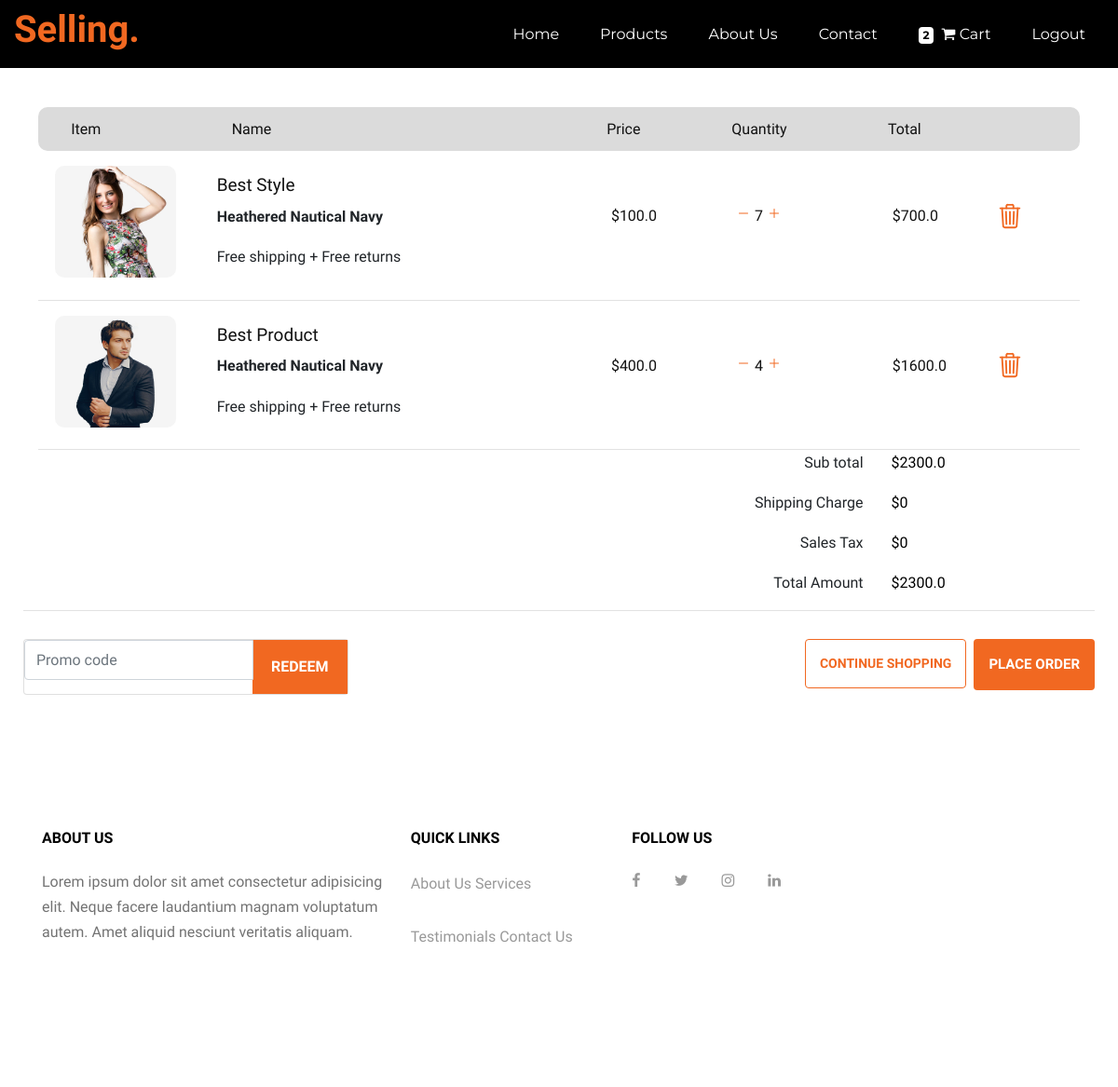
Page /order-summary/ (signed in) on the committed database.
### core/models.py (models this page shows, shortened)
class Order(models.Model):
    user = models.ForeignKey(settings.AUTH_USER_MODEL, on_delete=models.CASCADE )
    ref_code = models.CharField(max_length = 20)
    items = models.ManyToManyField(OrderItem)
    start_date = models.DateTimeField(auto_now_add=True)
    ordered_date = models.DateTimeField()
    ordered = models.BooleanField(default=False)
    Shipping_adress = models.ForeignKey(
        'Adress',related_name='shipping_adress', on_delete=models.SET_NULL, blank=True, null=True)
    billing_adress = models.ForeignKey(
        'Adress',related_name='billing_adress', on_delete=models.SET_NULL, blank=True, null=True) #to know where to send the product
    payment = models.ForeignKey(
        'Payment', on_delete=models.SET_NULL, blank = True, null=True)
    coupon = models.ForeignKey(
        'Coupon', on_delete=models.SET_NULL, blank = True, null=True)
    being_delevering = models.BooleanField(default=False)
    received = models.BooleanField(default=False)
    refund_requested = models.BooleanField(default=False)
    refund_granted = models.BooleanField(default=False)
    def get_total(self):
        total = 0
        for order_item in self.items.all():
            total += order_item.get_final_price()
        if self.coupon:
            total -= self.coupon.amount
        return total
    '''
    1.item added to cart
    2.Adding a billing adress
        (Failed checkout)
    3. Payment
    (preprocessing, processing, packaging etc.)
    4.Being delivered
    5.Recived
    6.Refunds
    '''

class OrderItem(models.Model):
    user = models.ForeignKey(settings.AUTH_USER_MODEL, on_delete=models.CASCADE)
    ordered = models.BooleanField(default=False)
    item = models.ForeignKey(Item, on_delete=models.CASCADE)
    quantity = models.IntegerField(default=1)
    def get_total_item_price(self):
        return self.quantity * self.item.price
    def get_final_price(self):
        if self.item.discount_price:
            return self.get_total_discount_item_price()
        return self.get_total_item_price()

class Item(models.Model):
    title = models.CharField(max_length=100)
    price = models.FloatField()
    discount_price = models.FloatField(blank=True, null=True)
    category = models.CharField(choices = CATEGORY_CHOICES, max_length=2)
    label = models.CharField(choices = LABEL_CHOICES, max_length=1)
    slug = models.SlugField()
    description = models.TextField()
    image = models.ImageField(blank=True, null=True)

### core/views.py (the view)
# urls.py: path('order-summary/', OrderSummaryView.as_view(), name='order-summary'),
class OrderSummaryView(LoginRequiredMixin, View):
    def get(self, *args, **kwargs):
        try:
            form = CouponForm()
            order = Order.objects.get(user=self.request.user, ordered=False)
            context = {
                'object': order,
                'couponform':form,
                'DISPLAY_COUPON_FORM': True
            }
            return render(self.request, 'order_summary.html', context)
        except ObjectDoesNotExist:
            messages.warning(self.request, "You do not have an active order")
            return redirect("/")

### core/forms.py
class CouponForm(forms.Form):
    code = forms.CharField(widget=forms.TextInput(attrs = {
        'class':'form-control',
        'placeholder':'Promo code' ,
        'aria-label':'Recipient\'s username',
        'aria-describedby':'basic-addon2',
    }))

### core/templatetags/cart_template_tags.py (called while the page is built)
@register.filter
def cart_item_count(user):
    if user.is_authenticated:
        qs = Order.objects.filter(user=user, ordered=False)
        if qs.exists():
            return qs[0].items.count()
    return 0

### core/templates/order_summary.html (shortened to what this page needs)
{% extends 'base.html' %}
{% block content %}
{% load static %}
{% load cart_template_tags %}
{% include "navbar_page.html" %}
<main>
  <div style="border-bottom: 0.5px solid rgb(226, 226, 226);" class="basket">
    <div class="basket-labels">
      <ul>
        <li class="item item-heading">Item</li>
        <li class="name">Name</li>
        <li class="price">Price</li>
        <li class="quantity">Quantity</li>
        <li class="subtotal">Total</li>
      </ul>
    </div>
    {% for order_item in object.items.all %}
    <div class="basket-product">
      <div class="item">
        <div class="product-image">
          <img src="{{ order_item.item.image.url }}" style="width: 130px !important;" height="120" alt="Placholder Image 2" class="product-frame">
        </div>
      </div>
      <div class="product-details ">
        <h1 class="product-padding">{{ order_item.item.title }}</h1>
        <p><strong>Heathered Nautical Navy</strong></p>
        <p>Free shipping + Free returns</p>
      </div>
      <div class="price padding">${{ order_item.item.price }}</div>
      <div class="quantity padding">
        <a  href="{% url 'core:remove_item_from_cart' order_item.item.slug %}"><ion-icon style="color: #f16821; " name="remove-outline"></ion-icon></ion-icon></a>
              {{order_item.quantity}}
        <a href="{% url 'core:add-to-cart' order_item.item.slug %}"><ion-icon style="color: #f16821;" name="add-outline"></ion-icon></i></a>
      </div>
      <div class="subtotal padding">
        ${{ order_item.get_final_price }}
      </div>
      <div class="remove">
        <a href="{% url 'core:remove-from-cart' order_item.item.slug %}"><ion-icon class="Remove" name="trash-outline"></ion-icon></a>
      </div>
    </div>
    {% endfor %}
    <div style="margin-right: 16%;" class="float-right ">
      <div class="row">
        <div class="col-9">
          <p style="text-align: right;">Sub total</p>
        </div>
        <div class="col-1">
          <span style="color: black; text-align: left;">{% if object.get_total %}
            ${{ object.get_total }}
            {% else %}
            $0
            {% endif %}</span>
        </div>
      </div>
      <div class="row">
        <div class="col-9">
          <p style="text-align: right;">Shipping Charge</p>
        </div>
        <div class="col-1">
          <span style="color: black;">$0</span>
        </div>
      </div>
      <div class="row">
        <div class="col-9">
          <p style="text-align: right;">Sales Tax</p>
        </div>
        <div class="col-1">
          <span style="color: black;">$0</span>
        </div>
      </div>
      <div class="row">
        <div class="col-9">
          <p style="text-align: right;">Total Amount</p>
        </div>
        <div class="col-1">
          <span style="color: black;">{% if object.get_total %}
            ${{ object.get_total }}
            {% else %}
            $0
            {% endif %}</span>
        </div>
      </div>
    </div>
  </div>
  <a  href="{% url 'core:checkout' %}"  class="btn1 btn float-right ml-2">PLACE ORDER</a>
  <a  href="{% url 'core:home' %}" class="btn2 btn float-right ml-2">CONTINUE SHOPPING</a>
  {% if DISPLAY_COUPON_FORM %}
  <form style="margin-top: 30px;" class="card float-left" action="{% url 'core:add-coupon' %}" method="POST">
    <div class="input-group">
      {{ couponform.code }}
      <div class="input-group-append">
        <button style="background-color: #f16821;" class=" btn3  btn-md waves-effect m-0" type="submit">Redeem</button>
      </div>
    </div>
  </form>
  {% endif %}
</main>
{% endblock %}

### core/templates/navbar_page.html (shortened to what this page needs)
{% load cart_template_tags %}
{% load static %}
<nav style="background-color: black; " class="site-navbar py-2 js-sticky-header site-navbar-target fixed-top"
  role="banner">
  <div class="container-fluid">
    <div class="row align-items-center">
      <div class="col-5 col-xl-2">
        <h1 class="mb-0 site-logo"><a href="{% url 'core:home' %}" class="text-black mb-0">Selling<span
              class="text-primary">.</span> </a></h1>
      </div>
      <div class="col-2 col-md-10 d-none d-xl-block">
        <nav class="site-navigation position-relative text-right" role="navigation">
          <ul class="site-menu main-menu js-clone-nav mr-auto d-none d-lg-block">
            <li><a href="{% url 'core:home' %}" class="nav-link">Home</a></li>
            <li><a href="{% url 'core:home' %}" class="nav-link">Products</a></li>
            <li><a href="{% url 'core:home' %}" class="nav-link">About Us</a></li>
            <li><a href="{% url 'core:home' %}" class="nav-link">Contact</a></li>
            {% if request.user.is_authenticated %}
            <li><a href="{% url 'core:order-summary' %}" class="nav-link">
                <span style="background-color: white; color: black;" class=" badge z-depth-1 mr-1">
                  {{ request.user|cart_item_count }} </span>
                <i class="fa fa-shopping-cart"></i>
                <span class="clearfix d-none d-sm-inline-block"> Cart </span>
              </a></li>
            <li><a href="{% url 'account_logout' %}" class="nav-link">Logout</a></li>
            {% else %}
            <li><a href="{% url 'account_signup' %}" class="nav-link">SingUp</a></li>
            <li><a href="{% url 'account_login' %}" class="nav-link ">Login</a></li>
            {% endif %}
          </ul>
        </nav>
      </div>
    </div>
  </div>
</nav>

### core/static/css/style.css (style rules this page uses)
body { line-height: 1.7; font-weight: 400; font-size: 1rem; }
a { -webkit-transition: .3s all ease; -o-transition: .3s all ease; transition: .3s all ease; }
h1, h2, h3, h4, h5, .h1, .h2, .h3, .h4, .h5 { font-family: "Muli", -apple-system, BlinkMacSystemFont, "Segoe UI", Roboto, "Helvetica Neue", Arial, sans-serif, "Apple Color Emoji", "Segoe UI Emoji", "Segoe UI Symbol", "Noto Color Emoji"; }
.btn3 { font-size: 16px; font-weight: 900; }
.btn { text-transform: uppercase; font-size: 16px; font-weight: 900; padding: 15px 20px; }
.btn3 { text-transform: uppercase; font-size: 16px; font-weight: 900; padding: 15px 20px; }
.form-control { height: 43px; font-family: "Muli", -apple-system, BlinkMacSystemFont, "Segoe UI", Roboto, "Helvetica Neue", Arial, sans-serif, "Apple Color Emoji", "Segoe UI Emoji", "Segoe UI Symbol", "Noto Color Emoji"; }
.site-logo { position: relative; left: 0; top: -5px; font-weight: 900; }
.site-navbar { margin-bottom: 0px; z-index: 1999; position: relative; width: 100%; }
.site-navbar .site-navigation .site-menu { margin-bottom: 0; }
.site-navbar .site-navigation .site-menu a { text-decoration: none !important; display: inline-block; }
.site-navbar .site-navigation .site-menu > li { display: inline-block; }
.site-navbar .site-navigation .site-menu > li > a { padding: 5px 20px; color: white; display: inline-block; text-decoration: none !important; font-family:'Montserrat', sans-serif ; }
.position-relative { position: relative; }

### core/static/css/Shopping_cart_style.css (style rules this page uses)
.product-details h1 { font-size: 1.1875rem; font-family: inherit; margin-top: 10px; padding: 0; text-transform: capitalize; color: #111 !important ; }
.btn1 { color: white !important; padding: 15px; background-color:#f16821 ; font-size: 15px; margin-top: 30px; }
.btn2 { color: #f16821 !important; padding: 15px; background-color:white ; border: 1px solid #f16821; font-size: 14px; margin-top: 30px; }
input, button { border: 0 none; outline: 0 none; }
button { background-color: #666; color: #fff; }
.img2, .basket-module, .basket-labels, .basket-product { width: 100%; }
.basket, .basket-module, .basket-labels, .item, .name, .price, .quantity, .subtotal, .basket-product, .product-image, .product-details { float: left; }
main { clear: both; font-size: 1rem; margin: 0 auto; overflow: hidden; padding: 1rem 0; width: 1150px; }
.padding { color: #111 !important; padding-top: 40px !important; }
.basket, aside { padding: 0 1rem; -webkit-box-sizing: border-box; -moz-box-sizing: border-box; box-sizing: border-box; }
.basket { width: 100%; }
.basket-labels { background-color: rgb(219, 219, 219); border-radius: 10px; margin-top: 1.625rem; }
ul { list-style: none; margin: 0; padding: 0; }
li { color: #111; display: inline-block; padding: 0.625rem 0; }
.item { width: 15%; }
.name { width: 36%; }
.price { width: 12%; }
.quantity, .subtotal { width: 15%; }
.remove { width: auto; position: absolute; right: 60px; bottom: 60px; font-size: 30px; color: white !important; }
.item-heading { padding-left: 2.2rem; -webkit-box-sizing: border-box; -moz-box-sizing: border-box; box-sizing: border-box; margin-right: 40px; }
.basket-product { border-bottom: 0.5px solid rgb(226, 226, 226); padding: 1rem 0; position: relative; }
.product-image { width: 35%; }
.product-details { width: 40%; }
.product-frame { margin-left: 1.1rem; border-radius: 10px; }
.product-details { padding: 0 1.5rem; -webkit-box-sizing: border-box; -moz-box-sizing: border-box; box-sizing: border-box; }

### rows in the picture
OrderItem: item.image (picture), item "Best Style", item.price "100.0", quantity "7", get_final_price "700.0"
OrderItem: item.image (picture), item "Best Product", item.price "400.0", quantity "4", get_final_price "1600.0"
Order: get_total "2300.0"

### other values in the picture
{{ request.user|cart_item_count }} "2"
